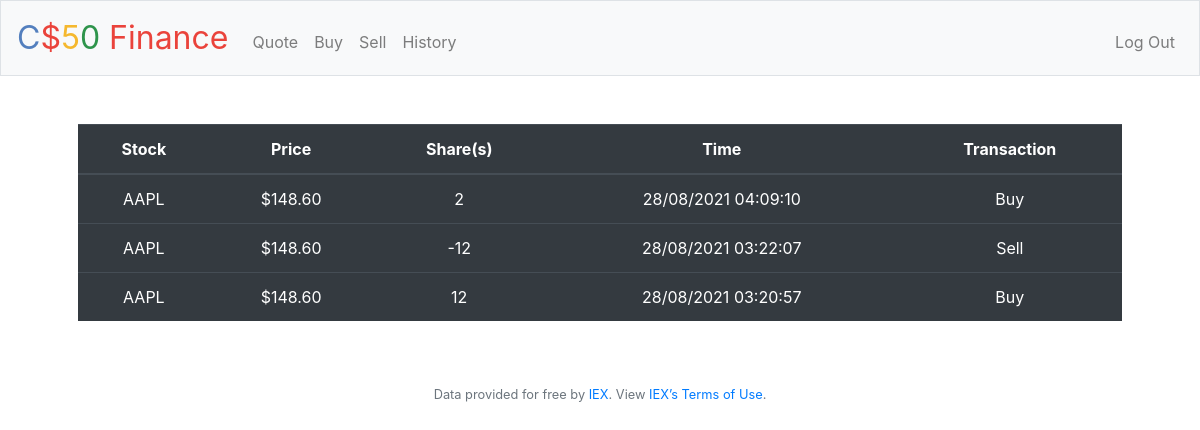
Screenshot of /history (signed in) with the database file from the repository.
### tables this page shows
CREATE TABLE transactions (user_id INTEGER, username TEXT NOT NULL, symbol TEXT NOT NULL, price NUMERIC NOT NULL, time DATETIME, shares INTEGER, buy_sell TEXT, FOREIGN KEY(user_id) REFERENCES users(id));

### application.py (the view)
@app.route("/history")
@login_required
def history():
    info = db.execute("SELECT * FROM transactions ORDER BY time DESC;")
    for row in info:
        row['price'] = usd(row['price'])
    return render_template("history.html", info = info)

### application.py (called while the page is built)
@app.after_request
def after_request(response):
    response.headers["Cache-Control"] = "no-cache, no-store, must-revalidate"
    response.headers["Expires"] = 0
    response.headers["Pragma"] = "no-cache"
    return response

### helpers.py (called while the page is built)
def login_required(f):
    @wraps(f)
    def decorated_function(*args, **kwargs):
        if session.get("user_id") is None:
            return redirect("/login")
        return f(*args, **kwargs)
    return decorated_function

def usd(value):
    return f"${value:,.2f}"

### templates/history.html (shortened to what this page needs)
{% extends "layout.html" %}
{% block main %}
    <table class="table table-hover table-dark">
        <thead>
            <tr>
                <th>Stock</th>
                <th>Price</th>
                <th>Share(s)</th>
                <th>Time</th>
                <th>Transaction</th>
            </tr>
        </thead>
        <tbody>
            {% for row in info %}
            <tr>
                <td>{{ row.symbol }}</td>
                <td>{{ row.price }}</td>
                <td>{{ row.shares }}</td>
                <td>{{ row.time }}</td>
                <td>{{ row.buy_sell }}</td>
            </tr>
            {% endfor %}
        </tbody>
    </table>
{% endblock %}

### templates/layout.html (shortened to what this page needs)
<!DOCTYPE html>
<html lang="en">
    <head>
        <link rel="stylesheet" href="https://cdn.jsdelivr.net/npm/bootstrap@4.5.3/dist/css/bootstrap.min.css">
        <link href="/static/styles.css" rel="stylesheet">
    </head>
    <body>
        <nav class="navbar navbar-expand-md navbar-light bg-light border">
            <a class="navbar-brand" href="/"><span class="blue">C</span><span class="red">$</span><span class="yellow">5</span><span class="green">0</span> <span class="red">Finance</span></a>
            <div class="collapse navbar-collapse" id="navbar">
                {% if session.user_id %}
                    <ul class="navbar-nav mr-auto mt-2">
                        <li class="nav-item"><a class="nav-link" href="/quote">Quote</a></li>
                        <li class="nav-item"><a class="nav-link" href="/buy">Buy</a></li>
                        <li class="nav-item"><a class="nav-link" href="/sell">Sell</a></li>
                        <li class="nav-item"><a class="nav-link" href="/history">History</a></li>
                    </ul>
                    <ul class="navbar-nav ml-auto mt-2">
                        <li class="nav-item"><a class="nav-link" href="/logout">Log Out</a></li>
                    </ul>
                {% else %}
                    <ul class="navbar-nav ml-auto mt-2">
                        <li class="nav-item"><a class="nav-link" href="/register">Register</a></li>
                        <li class="nav-item"><a class="nav-link" href="/login">Log In</a></li>
                    </ul>
                {% endif %}
            </div>
        </nav>
        <main class="container p-5">
            {% block main %}{% endblock %}
        </main>
        <footer class="small text-center text-muted">
            Data provided for free by <a href="https://iextrading.com/developer">IEX</a>. View <a href="https://iextrading.com/api-exhibit-a/">IEX’s Terms of Use</a>.
        </footer>
    </body>
</html>

### static/styles.css (style rules this page uses)
nav .navbar-brand { font-size: xx-large; }
nav .navbar-brand .blue { color: #537fbe; }
nav .navbar-brand .red { color: #ea433b; }
nav .navbar-brand .yellow { color: #f5b82e; }
nav .navbar-brand .green { color: #2e944b; }
main { overflow-x: auto; text-align: center; }

### rows the page displays
transactions: symbol "AAPL", price "$148.60", shares "2", time "28/08/2021 04:09:10", buy_sell "Buy"
transactions: symbol "AAPL", price "$148.60", shares "-12", time "28/08/2021 03:22:07", buy_sell "Sell"
transactions: symbol "AAPL", price "$148.60", shares "12", time "28/08/2021 03:20:57", buy_sell "Buy"
